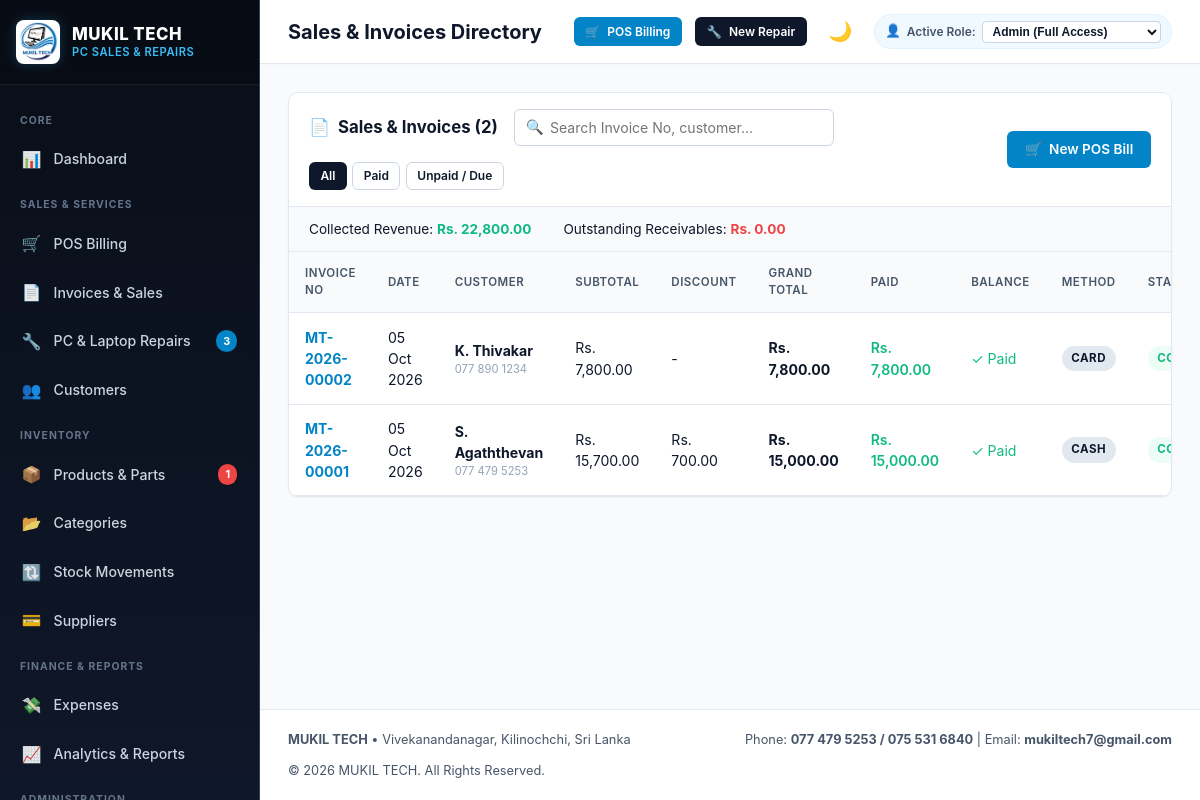
/sales/index.php (signed in), run on the app's committed database.
### tables this page shows
CREATE TABLE `settings` (
  `setting_id` INT AUTO_INCREMENT PRIMARY KEY,
  `setting_key` VARCHAR(60) NOT NULL UNIQUE,
  `setting_value` TEXT,
  `created_at` TIMESTAMP DEFAULT CURRENT_TIMESTAMP,
  `updated_at` TIMESTAMP DEFAULT CURRENT_TIMESTAMP ON UPDATE CURRENT_TIMESTAMP
);

CREATE TABLE `sales` (
  `sale_id` INT AUTO_INCREMENT PRIMARY KEY,
  `invoice_no` VARCHAR(50) NOT NULL UNIQUE,
  `customer_id` INT,
  `user_id` INT,
  `subtotal` DECIMAL(10,2) NOT NULL DEFAULT 0.00,
  `discount` DECIMAL(10,2) NOT NULL DEFAULT 0.00,
  `grand_total` DECIMAL(10,2) NOT NULL DEFAULT 0.00,
  `paid_amount` DECIMAL(10,2) NOT NULL DEFAULT 0.00,
  `balance` DECIMAL(10,2) NOT NULL DEFAULT 0.00,
  `payment_method` ENUM('Cash', 'Bank Transfer', 'Card', 'Other') NOT NULL DEFAULT 'Cash',
  `sale_date` DATE NOT NULL,
  `status` ENUM('Completed', 'Pending', 'Cancelled') NOT NULL DEFAULT 'Completed',
  `notes` TEXT,
  `created_at` TIMESTAMP DEFAULT CURRENT_TIMESTAMP,
  INDEX `idx_sale_inv` (`invoice_no`),
  INDEX `idx_sale_cust` (`customer_id`),
  FOREIGN KEY (`customer_id`) REFERENCES `customers`(`customer_id`) ON DELETE SET NULL,
  FOREIGN KEY (`user_id`) REFERENCES `users`(`user_id`) ON DELETE SET NULL
);

CREATE TABLE `customers` (
  `customer_id` INT AUTO_INCREMENT PRIMARY KEY,
  `customer_name` VARCHAR(100) NOT NULL,
  `phone` VARCHAR(30) NOT NULL,
  `email` VARCHAR(100),
  `address` TEXT,
  `created_at` TIMESTAMP DEFAULT CURRENT_TIMESTAMP
);

### includes/functions.php (called while the page is built, shortened)
<?php
function baseUrl($path = '') {
    $documentRoot = isset($_SERVER['DOCUMENT_ROOT']) ? realpath($_SERVER['DOCUMENT_ROOT']) : false;
    $applicationRoot = realpath(__DIR__ . '/..');
    $base = '';
    if ($documentRoot && $applicationRoot) {
        $doc = str_replace('\\', '/', rtrim($documentRoot, DIRECTORY_SEPARATOR));
        $app = str_replace('\\', '/', rtrim($applicationRoot, DIRECTORY_SEPARATOR));
        if ($app === $doc) {
            $base = '';
        } elseif (stripos($app, $doc . '/') === 0) {
            $base = substr($app, strlen($doc));
        }
    }
    if ($base === '') {
        $scriptName = str_replace('\\', '/', $_SERVER['SCRIPT_NAME'] ?? '');
        $scriptDir = rtrim(str_replace('\\', '/', dirname($scriptName)), '/');
        foreach (['/admin','/customers','/categories','/suppliers','/products','/sales',
                  '/repairs','/expenses','/payments','/reports','/users','/settings'] as $dir) {
            if ($scriptDir === $dir || substr($scriptDir, -strlen($dir)) === $dir) {
                $scriptDir = substr($scriptDir, 0, -strlen($dir));
                break;
            }
        }
        $base = $scriptDir;
    }
    $base = '/' . trim($base, '/');
    if ($base === '/') {
        $base = '';
    }
    $cleanPath = ltrim((string)$path, '/');
    return $base . ($cleanPath !== '' ? '/' . $cleanPath : '');
}
function sanitize($data) {
    return htmlspecialchars(trim((string)$data), ENT_QUOTES, 'UTF-8');
}
function e($data) {
    return sanitize($data);
}
function formatCurrency($amount) {
    $curr = getSetting('currency', 'Rs.');
    return $curr . ' ' . number_format((float)$amount, 2);
}
function formatDate($date, $includeTime = false) {
    $ts = strtotime($date);
    return $includeTime ? date('d M Y, h:i A', $ts) : date('d M Y', $ts);
}
function getSetting($key, $default = '') {
    static $cache = [];
    if (isset($cache[$key])) {
        return $cache[$key];
    }
    try {
        $db = getDB();
        $stmt = $db->prepare("SELECT setting_value FROM settings WHERE setting_key = ? LIMIT 1");
        $stmt->execute([$key]);
        $val = $stmt->fetchColumn();
        if ($val !== false) {
            $cache[$key] = $val;
            return $val;
        }
    } catch (Exception $e) {
    }
    return $default;
}

### sales/index.php (the view, shortened to what this page needs)
<?php
require_once __DIR__ . '/../includes/header.php';
$db = getDB();
$search = trim($_GET['search'] ?? '');
$status = trim($_GET['status'] ?? '');
$sql = "SELECT s.*, c.customer_name, c.phone, u.full_name as cashier_name
        FROM sales s
        LEFT JOIN customers c ON s.customer_id = c.customer_id
        LEFT JOIN users u ON s.user_id = u.user_id
        WHERE 1=1 ";
$params = [];
$sql .= "ORDER BY s.sale_id DESC";
$stmt = $db->prepare($sql);
$stmt->execute($params);
$sales = $stmt->fetchAll();
$totalRevenue = 0;
$totalBalanceDue = 0;
foreach ($sales as $s) {
    $totalRevenue += $s['paid_amount'];
    $totalBalanceDue += $s['balance'];
}
?>
<div class="card">
    <div class="card-header">
        <div style="display:flex;align-items:center;gap:1rem;flex:1;flex-wrap:wrap;">
            <div class="card-title">
                <span>&#128196;</span> Sales & Invoices (<?= count($sales) ?>)
            </div>
            <form method="GET" action="<?= baseUrl('sales/index.php') ?>" class="search-box">
                <span class="search-icon">&#128269;</span>
                <input type="text" name="search" class="form-control" placeholder="Search Invoice No, customer..." value="<?= e($search) ?>">
            </form>
            <div class="btn-group">
                <a href="<?= baseUrl('sales/index.php') ?>" class="btn <?= empty($status) ? 'btn-navy' : 'btn-outline' ?> btn-sm">All</a>
                <a href="<?= baseUrl('sales/index.php?status=paid') ?>" class="btn <?= $status === 'paid' ? 'btn-success' : 'btn-outline' ?> btn-sm">Paid</a>
                <a href="<?= baseUrl('sales/index.php?status=unpaid') ?>" class="btn <?= $status === 'unpaid' ? 'btn-danger' : 'btn-outline' ?> btn-sm">Unpaid / Due</a>
            </div>
        </div>
        <a href="<?= baseUrl('sales/pos.php') ?>" class="btn btn-primary">
            <span>&#128722;</span> New POS Bill
        </a>
    </div>
    <div style="background:#f8fafc;padding:0.75rem 1.25rem;border-bottom:1px solid var(--border-light);display:flex;gap:2rem;font-size:0.85rem;">
        <div>Collected Revenue: <strong style="color:var(--success);"><?= formatCurrency($totalRevenue) ?></strong></div>
        <div>Outstanding Receivables: <strong style="color:var(--danger);"><?= formatCurrency($totalBalanceDue) ?></strong></div>
    </div>
    <div class="table-responsive">
        <table class="table">
            <thead>
                <tr>
                    <th>Invoice No</th>
                    <th>Date</th>
                    <th>Customer</th>
                    <th>Subtotal</th>
                    <th>Discount</th>
                    <th>Grand Total</th>
                    <th>Paid</th>
                    <th>Balance</th>
                    <th>Method</th>
                    <th>Status</th>
                </tr>
            </thead>
            <tbody>
                <?php if (empty($sales)): ?>
                    <tr>
                        <td colspan="11" style="text-align:center;padding:2.5rem;color:var(--text-muted);">
                            No sales records found matching the criteria.
                        </td>
                    </tr>
                <?php else: ?>
                    <?php foreach ($sales as $s): ?>
                        <tr>
                            <td>
                                <a href="<?= baseUrl('sales/invoice.php?no=' . urlencode($s['invoice_no'])) ?>" style="font-weight:700;color:var(--blue-primary);">
                                    <?= e($s['invoice_no']) ?>
                                </a>
                            </td>
                            <td><?= formatDate($s['sale_date']) ?></td>
                            <td>
                                <strong><?= e($s['customer_name'] ?? 'Walk-in') ?></strong>
                                <div style="font-size:0.7rem;color:var(--text-muted);"><?= e($s['phone'] ?: '-') ?></div>
                            </td>
                            <td><?= formatCurrency($s['subtotal']) ?></td>
                            <td><?= $s['discount'] > 0 ? formatCurrency($s['discount']) : '-' ?></td>
                            <td><strong><?= formatCurrency($s['grand_total']) ?></strong></td>
                            <td style="color:var(--success);font-weight:600;"><?= formatCurrency($s['paid_amount']) ?></td>
                            <td>
                                <?php if ($s['balance'] > 0): ?>
                                    <span style="color:var(--danger);font-weight:800;"><?= formatCurrency($s['balance']) ?></span>
                                <?php else: ?>
                                    <span style="color:var(--success);">&#10003; Paid</span>
                                <?php endif; ?>
                            </td>
                            <td><span class="badge badge-navy"><?= e($s['payment_method']) ?></span></td>
                            <td>
                                <span class="badge <?= $s['balance'] <= 0 ? 'badge-success' : 'badge-danger' ?>">
                                    <?= $s['balance'] <= 0 ? 'Completed' : 'Pending Due' ?>
                                </span>
                            </td>
                        </tr>
                    <?php endforeach; ?>
                <?php endif; ?>
            </tbody>
        </table>
    </div>
</div>
<?php require_once __DIR__ . '/../includes/footer.php'; ?>

### includes/footer.php (shortened to what this page needs)
<?php
$businessName = getSetting('business_name', 'MUKIL TECH');
$address = getSetting('address', 'Vivekanandanagar, Kilinochchi, Sri Lanka');
$phone = getSetting('phone', '077 479 5253 / 075 531 6840');
$email = getSetting('email', 'mukiltech7@gmail.com');
?>
    </main>
        <footer class="no-print" style="margin-top:auto;padding:1.25rem 1.75rem;border-top:1px solid var(--border-light);background:var(--bg-card);display:flex;justify-content:space-between;align-items:center;font-size:0.8rem;color:var(--text-secondary);flex-wrap:wrap;gap:0.75rem;">
            <div>
                <strong><?= e($businessName) ?></strong> &bull; <?= e($address) ?>
            </div>
            <div>
                Phone: <strong><?= e($phone) ?></strong> | Email: <strong><?= e($email) ?></strong>
            </div>
            <div>
                &copy; <?= date('Y') ?> MUKIL TECH. All Rights Reserved.
            </div>
        </footer>
    </div>
</div>
</body>
</html>

### assets/css/style.css (style rules this page uses)
:root { --navy-dark: #090e17; --navy-main: #0f172a; --navy-card: #1e293b; --navy-border: #334155; --navy-light: #243048; --blue-primary: #0284c7; --blue-hover: #0369a1; --blue-light: #e0f2fe; --blue-subtle: #f0f9ff; --cyan-bright: #38bdf8; --bg-main: #f8fafc; --bg-card: #ffffff; --border-light: #e2e8f0; --border-medium: #cbd5e1; --text-primary: #0f172a; --text-secondary: #475569; --text-muted: #94a3b8; --text-white: #ffffff; --success: #10b981; --success-bg: #ecfdf5; --warning: #f59e0b; --warning-bg: #fffbeb; --danger: #ef4444; --danger-bg: #fef2f2; --info: #0ea5e9; --info-bg: #f0f9ff; --shadow-sm: 0 1px 2px 0 rgba(0, 0, 0, 0.05); --shadow-md: 0 4px 6px -1px rgba(0, 0, 0, 0.07), 0 2px 4px -2px rgba(0, 0, 0, 0.05); --shadow-lg: 0 10px 15px -3px rgba(0, 0, 0, 0.08), 0 4px 6px -4px rgba(0, 0, 0, 0.04); --radius-sm: 6px; --radius-md: 10px; --radius-lg: 14px; --radius-pill: 9999px; --transition: all 0.2s cubic-bezier(0.4, 0, 0.2, 1); }
* { box-sizing: border-box; margin: 0; padding: 0; }
body { font-family: -apple-system, BlinkMacSystemFont, "Segoe UI", Roboto, "Helvetica Neue", Arial, sans-serif; background-color: var(--bg-main); color: var(--text-primary); line-height: 1.5; font-size: 14.5px; -webkit-font-smoothing: antialiased; }
a { color: var(--blue-primary); text-decoration: none; transition: var(--transition); }
.card { background: var(--bg-card); border-radius: var(--radius-md); border: 1px solid var(--border-light); box-shadow: var(--shadow-sm); margin-bottom: 1.75rem; overflow: hidden; }
.card-header { padding: 1rem 1.25rem; border-bottom: 1px solid var(--border-light); display: flex; align-items: center; justify-content: space-between; background: var(--bg-card); }
.card-title { font-size: 1.05rem; font-weight: 700; color: var(--navy-main); display: flex; align-items: center; gap: 0.5rem; }
.table-responsive { width: 100%; overflow-x: auto; }
.table { width: 100%; border-collapse: collapse; text-align: left; font-size: 0.88rem; }
.table th { background: var(--bg-main); color: var(--text-secondary); font-weight: 600; text-transform: uppercase; font-size: 0.72rem; letter-spacing: 0.5px; padding: 0.8rem 1rem; border-bottom: 1px solid var(--border-light); }
.table td { padding: 0.85rem 1rem; border-bottom: 1px solid var(--border-light); color: var(--text-primary); vertical-align: middle; }
.table tbody tr { transition: background-color 0.15s ease; }
.badge { display: inline-flex; align-items: center; gap: 0.3rem; padding: 0.25rem 0.6rem; border-radius: var(--radius-pill); font-size: 0.72rem; font-weight: 700; text-transform: uppercase; letter-spacing: 0.5px; }
.badge-success { background: var(--success-bg); color: var(--success); }
.badge-navy { background: #e2e8f0; color: var(--navy-main); }
.btn { display: inline-flex; align-items: center; justify-content: center; gap: 0.45rem; padding: 0.55rem 1.05rem; border-radius: var(--radius-sm); font-size: 0.85rem; font-weight: 600; cursor: pointer; border: 1px solid transparent; transition: var(--transition); text-decoration: none; line-height: 1.25; }
.btn-primary { background: var(--blue-primary); color: #ffffff; }
.btn-navy { background: var(--navy-main); color: #ffffff; }
.btn-outline { background: transparent; border-color: var(--border-medium); color: var(--text-primary); }
.btn-sm { padding: 0.35rem 0.65rem; font-size: 0.75rem; }
.btn-group { display: inline-flex; gap: 0.35rem; }
.form-control { width: 100%; padding: 0.55rem 0.85rem; border: 1px solid var(--border-medium); border-radius: var(--radius-sm); font-size: 0.88rem; color: var(--text-primary); background-color: var(--bg-card); transition: var(--transition); font-family: inherit; }
.search-box { display: flex; align-items: center; position: relative; max-width: 320px; width: 100%; }
.search-box input { padding-left: 2.2rem; }
.search-box .search-icon { position: absolute; left: 0.75rem; color: var(--text-muted); font-size: 0.9rem; }

### data on the page
settings: setting_value "Rs. 22,800.00"
sales: invoice_no "MT-2026-00002", sale_date "05 Oct 2026", customer.customer_name "K. Thivakar", customer.phone "077 890 1234", subtotal "Rs. 7,800.00", grand_total "Rs. 7,800.00", paid_amount "Rs. 7,800.00", balance "✓ Paid", payment_method "CARD"
sales: invoice_no "MT-2026-00001", sale_date "05 Oct 2026", customer.customer_name "S. Agaththevan", customer.phone "077 479 5253", subtotal "Rs. 15,700.00", discount "Rs. 700.00", grand_total "Rs. 15,000.00", paid_amount "Rs. 15,000.00", balance "✓ Paid", payment_method "CASH"
settings: setting_value "Vivekanandanagar, Kilinochchi, Sri Lanka"
settings: setting_value "077 479 5253 / 075 531 6840"
settings: setting_value "mukiltech7@gmail.com"

### other printed values
$pendingRepairsCount "3"
$lowStockCount "1"
$pageTitle "Sales & Invoices Directory"
count($sales) "2"
formatCurrency($totalBalanceDue) "Rs. 0.00"
$businessName "MUKIL TECH"
